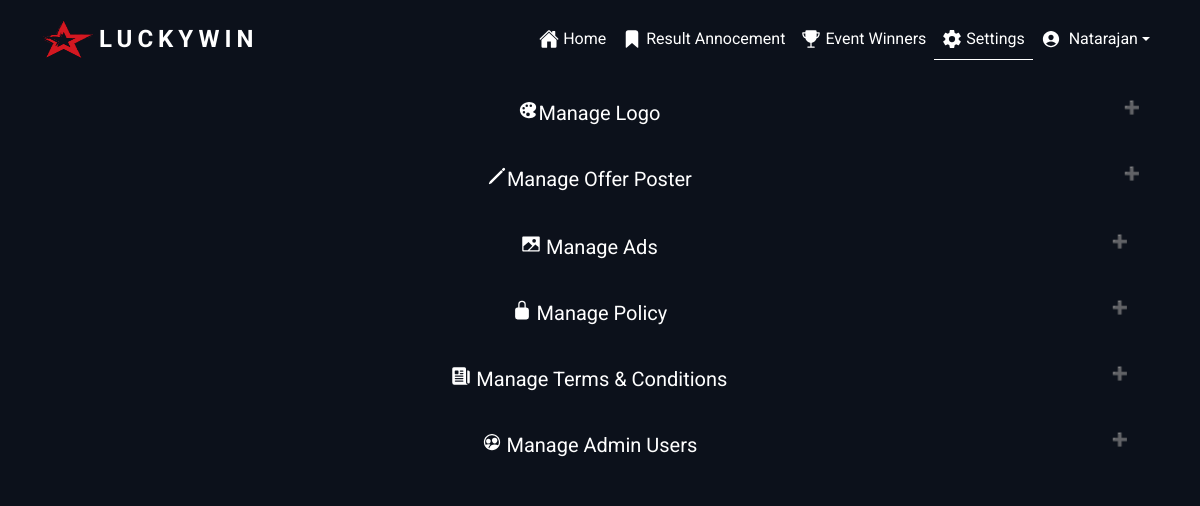
Page /admin/logo/index.php (signed in) on the committed database.
### tables this page shows
CREATE TABLE `logo` (
  `id` int(100) NOT NULL,
  `title` varchar(255) NOT NULL,
  `image` varchar(255) NOT NULL,
  `created` timestamp NOT NULL DEFAULT current_timestamp() ON UPDATE current_timestamp(),
  `status` tinyint(1) NOT NULL
);

### admin/logo/index.php (the view, shortened to what this page needs)
<?php
include "../../config/config.php";
?>
<!DOCTYPE html>
<html>
<head>
    <link rel="stylesheet" type="text/css" href="//cdn.datatables.net/1.13.6/css/jquery.dataTables.min.css">
      <link rel="stylesheet" type="text/css" href="https://cdn.datatables.net/rowreorder/1.4.1/css/rowReorder.dataTables.min.css">
      <link rel="stylesheet" type="text/css" href="https://cdn.datatables.net/responsive/2.5.0/css/responsive.dataTables.min.css">
 <link href="https://cdn.jsdelivr.net/npm/bootstrap@5.0.2/dist/css/bootstrap.min.css" rel="stylesheet">
    <link rel="stylesheet" href="https://cdnjs.cloudflare.com/ajax/libs/font-awesome/6.4.2/css/all.min.css" />
</head>
<body>
 <nav class="navbar navbar-expand-lg fixed-top" style="background-color: #0c111b;">
  <div class="container">
   <?php
        $sqllogo="select * from logo where status=1";
        $resultlogo=$connection->query($sqllogo);
       if(mysqli_num_rows($resultlogo)>0){
       if($row=mysqli_fetch_assoc($resultlogo)){
        ?>
        <a class="navbar-brand" href="index.php" style="display: flex;justify-content: flex-start;align-items: center;">
    <img src="uploads/<?php echo $row['image'] ?>" alt="<?php echo $row['image'] ?>"  width="52" height="38"  class="navbarlogo">
     <span  style="letter-spacing: 5px;text-transform: uppercase;font-size: 24px;" class="fw-bold"><?php echo $row['title'] ?></span>
    </a>
        <?php
    }}
    ?>
    <div class="collapse navbar-collapse text-white" id="navbarSupportedContent">
      <ul class="navbar-nav ms-auto mb-2 mb-lg-0 ">
        <li class="nav-item">
          <a class="nav-link   d-flex align-items-center"  href="../index.php"><ion-icon name="home"></ion-icon>&nbsp;Home</a>
        </li>
        <li class="nav-item">
          <a class="nav-link d-flex align-items-center" aria-current="page" href="../adminresult.php"><ion-icon name="bookmark"></ion-icon>&nbsp;Result Annocement</a>
        </li>
          <li class="nav-item ">
          <a class="nav-link   d-flex align-items-center" href="../winner.php"><ion-icon name="trophy"></ion-icon>&nbsp;Event Winners</a>
        </li>
        <li class="nav-item ">
          <a class="nav-link  active-nav d-flex align-items-center" href="index.php"><ion-icon name="settings-sharp"></ion-icon>&nbsp;Settings
          </a>
        </li>
         <li class="nav-item dropdown">
          <a class="nav-link dropdown-toggle  d-flex align-items-center" href="#" id="navbarDarkDropdownMenuLink" role="button" data-bs-toggle="dropdown" aria-expanded="false">
          <ion-icon name="person-circle"></ion-icon>&nbsp;
          <?php echo $_SESSION["name"];?>
          </a>
        </li>
      </ul>
    </div>
  </div>
</nav>
<div class="container" style="margin-top: 80px;">
  <button type="button" class="collapsible"><ion-icon name="color-palette"></ion-icon>Manage Logo</button>
</div>
  <button type="button" class="collapsible"><ion-icon name="pencil-outline"></ion-icon>Manage Offer Poster</button>
<div class="container" style="margin-top:2px;">
<button type="button" class="collapsible"><ion-icon name="image-sharp"></ion-icon>&nbsp;<span>Manage Ads</span></button>
<?php
include "../dynamicCarosual/index.php";
echo "</div>";?>
<button type="button" class="collapsible"><ion-icon name="lock-closed"></ion-icon>&nbsp;<span>Manage Policy</span></button>
<?php
include "../privacy.php";
echo "</div>";?>
<button type="button" class="collapsible"><ion-icon name="newspaper"></ion-icon>&nbsp;<span>Manage Terms & Conditions</span></button>
<?php
include "../terms.php";
echo "</div>";?>
<button type="button" class="collapsible"><ion-icon name="people-circle-outline"></ion-icon>&nbsp;<span>Manage Admin Users</span></button>
</div>
</body>
</html>

### admin/logo/index.php (style rules this page uses)
body { font-family: 'Roboto',sans-serif; background: #0c111b; text-transform: capitalize; }
.active-nav { border-bottom: 1px solid white; }
ion-icon { color: white; font-size:20px }
.navbar { padding: 15px 0; }
.navbar-brand { color: white; }
.nav-item .nav-link { color: white; }
.collapsible { font-family: 'Roboto',sans-serif; background: #0c111b; color: white; cursor: pointer; padding: 18px; width: 100%; border: none; text-align: center; outline: none; font-size: 20px; }
.collapsible:after { content: '\02795'; font-size: 13px; color: white; float: right; margin-left: 5px; }

### rows in the picture
logo: image (picture), title "LUCKYWIN"

### other values in the picture
$_SESSION["name"] "Natarajan"
